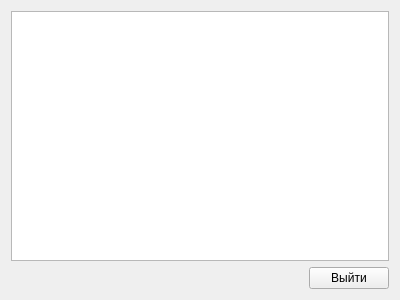
<?xml version="1.0" encoding="UTF-8"?>
<ui version="4.0">
 <class>WgtRegions</class>
 <widget class="QWidget" name="WgtRegions">
  <property name="geometry">
   <rect>
    <x>0</x>
    <y>0</y>
    <width>400</width>
    <height>300</height>
   </rect>
  </property>
  <property name="windowTitle">
   <string>Регионы</string>
  </property>
  <layout class="QVBoxLayout" name="verticalLayout">
   <item>
    <widget class="QTableView" name="tableView"/>
   </item>
   <item>
    <layout class="QHBoxLayout" name="horizontalLayout">
     <item>
      <spacer name="horizontalSpacer">
       <property name="orientation">
        <enum>Qt::Horizontal</enum>
       </property>
       <property name="sizeHint" stdset="0">
        <size>
         <width>40</width>
         <height>20</height>
        </size>
       </property>
      </spacer>
     </item>
     <item>
      <widget class="QPushButton" name="pushButton_Exit">
       <property name="text">
        <string>Выйти</string>
       </property>
       <property name="icon">
        <iconset resource="res.qrc">
         <normaloff>:/img/Exit_32.png</normaloff>:/img/Exit_32.png</iconset>
       </property>
      </widget>
     </item>
    </layout>
   </item>
  </layout>
 </widget>
 <resources>
  <include location="res.qrc"/>
 </resources>
 <connections/>
</ui>
